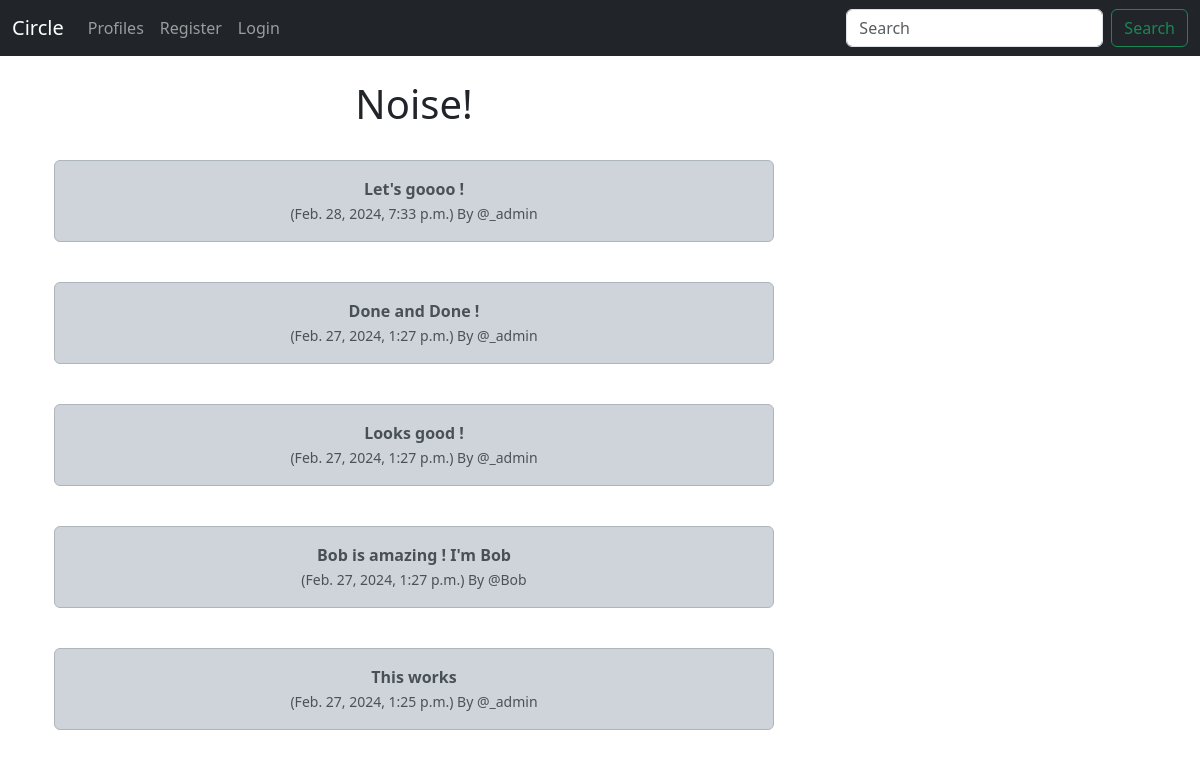
Before: / with the older database file.
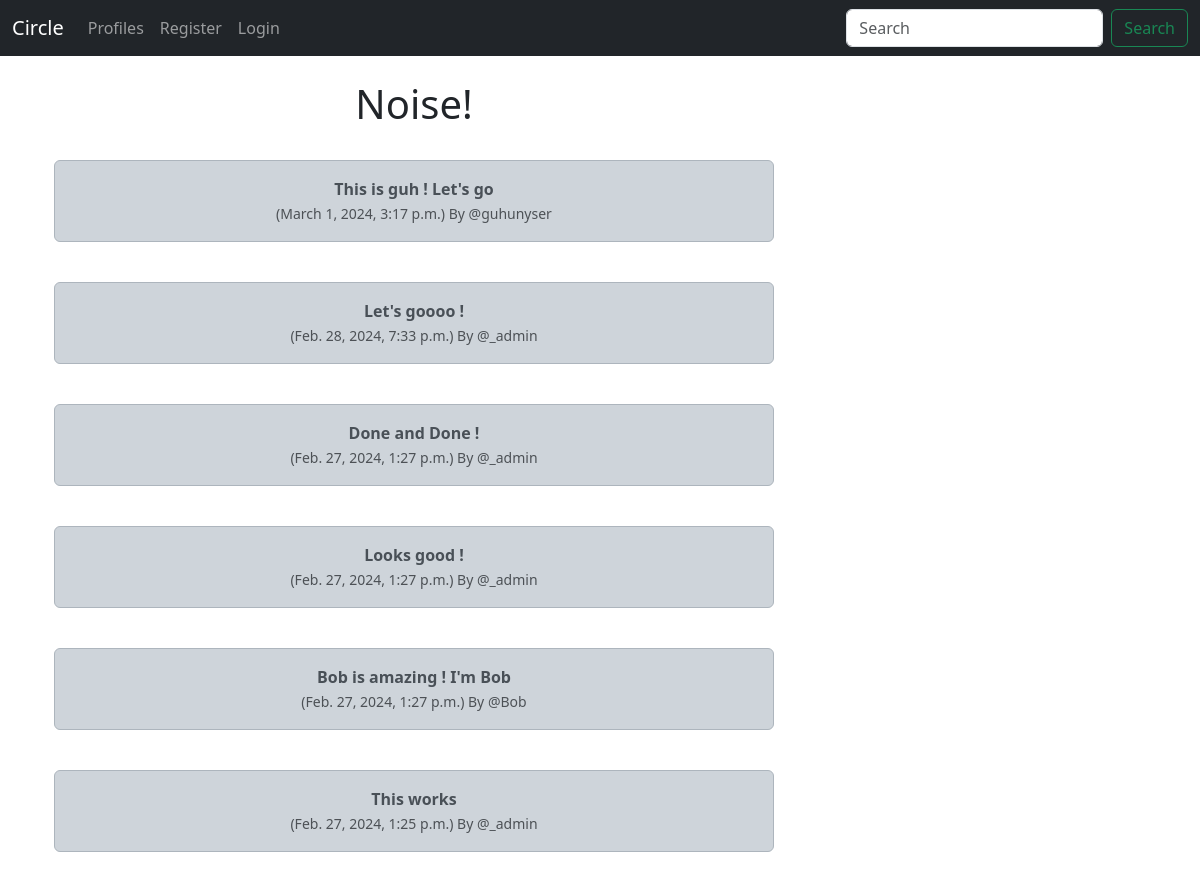
After: the same page with the newer database file.
### circle/models.py (models this page shows, shortened)
class Noise(models.Model):
    user = models.ForeignKey(
        User, related_name = "noises",
        on_delete = models.DO_NOTHING
    )
    body = models.CharField(max_length=200)
    created_at = models.DateTimeField(auto_now_add=True)

### circle/views.py (the view)
# urls.py: path('', views.home, name='home'),
def home(request):
    if request.user.is_authenticated:
        form = NoiseForm(request.POST or None)
        if request.method == "POST":
            if form.is_valid():
                noise = form.save(commit=False)
                noise.user = request.user
                noise.save()
                messages.success(request, ("You made some Noise!"))
                return redirect('home')
        noises = Noise.objects.all().order_by("-created_at")
        return render(request, 'home.html', {"noises":noises, "form":form})
    else:
        noises = Noise.objects.all().order_by("-created_at")
        return render(request, 'home.html', {"noises":noises})

### circle/templates/home.html (shortened to what this page needs)
{% extends 'base.html' %}
{% block content %}
<div class="container text-center">
  <div class="row">
      <div class="col-8">
<h1>Noise!</h1>
<br/>
{% for noise in noises %}
<div class="alert alert-dark" role="alert">
    <strong>{{ noise.body }}</strong><br/>
    <small class="text-muted">
      ({{ noise.created_at}}) By @{{ noise.user.username}}
    </small>
  </div>
   <br/>
{% endfor %}
</div>
<div class="col-4"><br/><br/><br/>
</div>
{% endblock %}

Changed rows visible on the page:
added Noise: body "This is guh ! Let's go", created_at "March 1, 2024, 3:17 p.m.", user.username "guhunyser"
